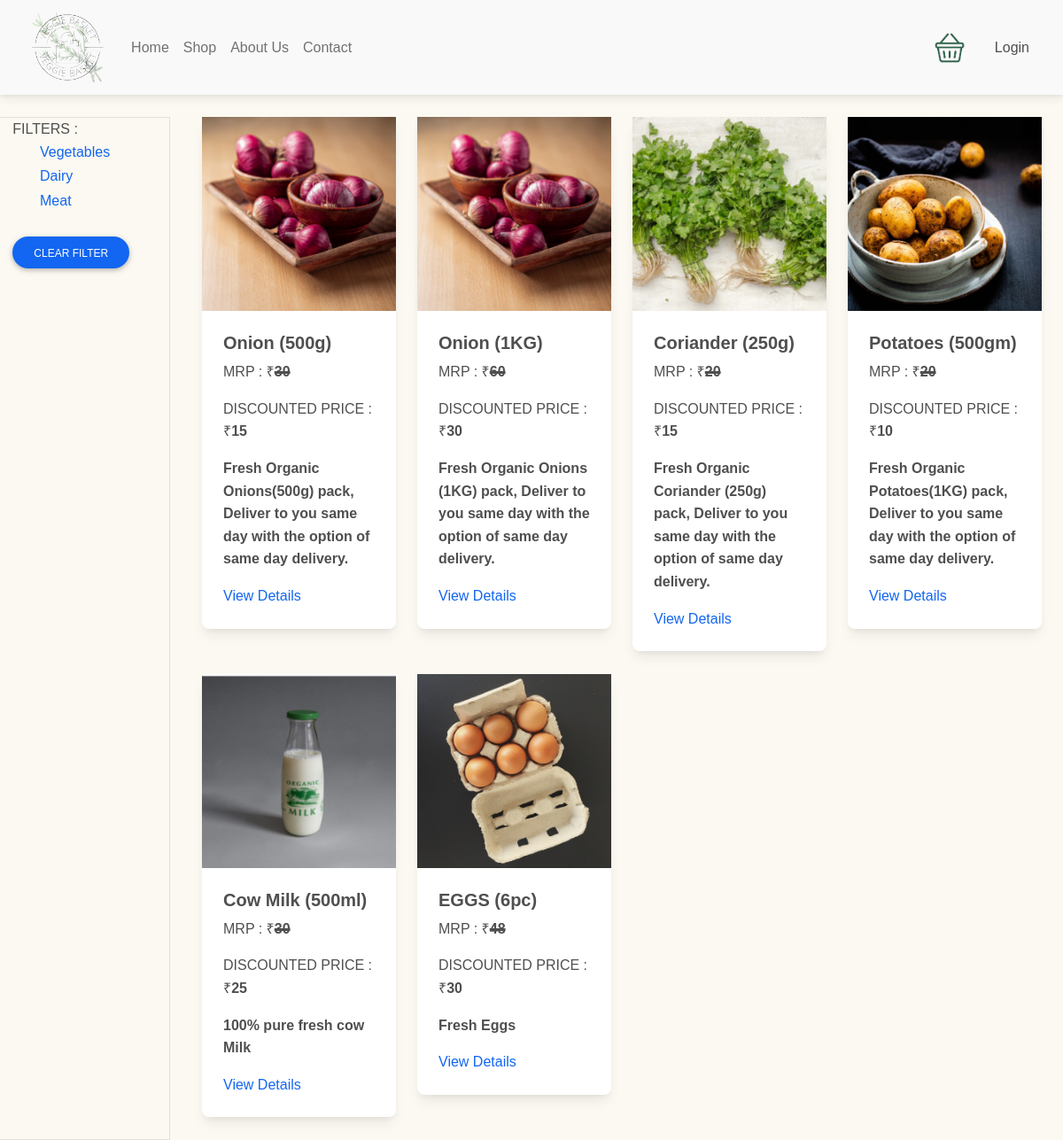
The page /shop.php on the database its author committed.
### tables this page shows
CREATE TABLE `category` (
  `cid` int(11) NOT NULL AUTO_INCREMENT,
  `cname` varchar(30) NOT NULL,
  PRIMARY KEY (`cid`)
);

CREATE TABLE `tblproduct` (
  `pid` int(11) NOT NULL AUTO_INCREMENT,
  `cid` int(11) NOT NULL,
  `pname` varchar(30) NOT NULL,
  `pprice` int(11) NOT NULL,
  `disc_price` int(11) NOT NULL,
  `pdescp` text NOT NULL,
  `stock` int(11) NOT NULL,
  `pimage` varchar(200) NOT NULL,
  PRIMARY KEY (`pid`)
);

### shop.php (the view, shortened to what this page needs)
<!DOCTYPE html>
<html>
<head>
	<?php require "head.php" ?>
</head>
<body>
<?php require "header.php";
?>
<br>
<div class="row">
	<div class="col-md-2 border">
		&nbsp&nbsp FILTERS :
		<?php
			$cq = mysqli_query($con,"select * from category");
			while($cr=mysqli_fetch_array($cq)){
		?>
		<div class="form-check" style="margin-left:20px;">
  <a href="filtered_shop.php?cid=<?=$cr['cid']?>"><?php echo $cr['cname']?></a>
</div>
<?php } ?><br>&nbsp&nbsp
<a href="shop.php" class="btn btn-primary btn-rounded">CLEAR FILTER</a>
	</div>
	<div class="col-md-10">
	<div class="container-sm">
		<div class="row">
			<?php
$q=mysqli_query($con,"select * from tblproduct");
while ($r=mysqli_fetch_array($q)) {
	?>
			<div class="col-md-3">
		<div class="card">
			<?php echo "<img src='admin/images/".$r['pimage']."' >"; ?>
			<form method="GET">
  <div class="card-body">
    <h5 class="card-title">	<b><?php echo $r["pname"];?></b></h5>
    <p class="card-text">MRP : ₹<b><strike style="text-decoration-thickness: 3px;"><?php echo $r["pprice"];?></strike></b></p>
    <p class="card-text">DISCOUNTED PRICE : ₹<b><?php echo $r["disc_price"];?></b></p>
    <p class="card-text"><b><?php echo $r["pdescp"];?></b></p>
   <a href="viewdetails.php?pid=<?=$r['pid']?>">View Details</a>
  </form>
  </div>
</div>
<br>
</div>
<?php } ?>
<br>
</body>
</html>

### rows shown on the page
category: cname "Vegetables"
category: cname "Dairy"
category: cname "Meat"
tblproduct: pimage (picture), pname "Onion (500g)", pprice "30", disc_price "15", pdescp "Fresh Organic Onions(500g) pack, Deliver to you same day with the option of same day delivery."
tblproduct: pimage (picture), pname "Onion (1KG)", pprice "60", disc_price "30", pdescp "Fresh Organic Onions (1KG) pack, Deliver to you same day with the option of same day delivery."
tblproduct: pimage (picture), pname "Coriander (250g)", pprice "20", disc_price "15", pdescp "Fresh Organic Coriander (250g) pack, Deliver to you same day with the option of same day delivery."
tblproduct: pimage (picture), pname "Potatoes (500gm)", pprice "20", disc_price "10", pdescp "Fresh Organic Potatoes(1KG) pack, Deliver to you same day with the option of same day delivery."
tblproduct: pimage (picture), pname "Cow Milk (500ml)", pprice "30", disc_price "25", pdescp "100% pure fresh cow Milk"
tblproduct: pimage (picture), pname "EGGS (6pc)", pprice "48", disc_price "30", pdescp "Fresh Eggs"
